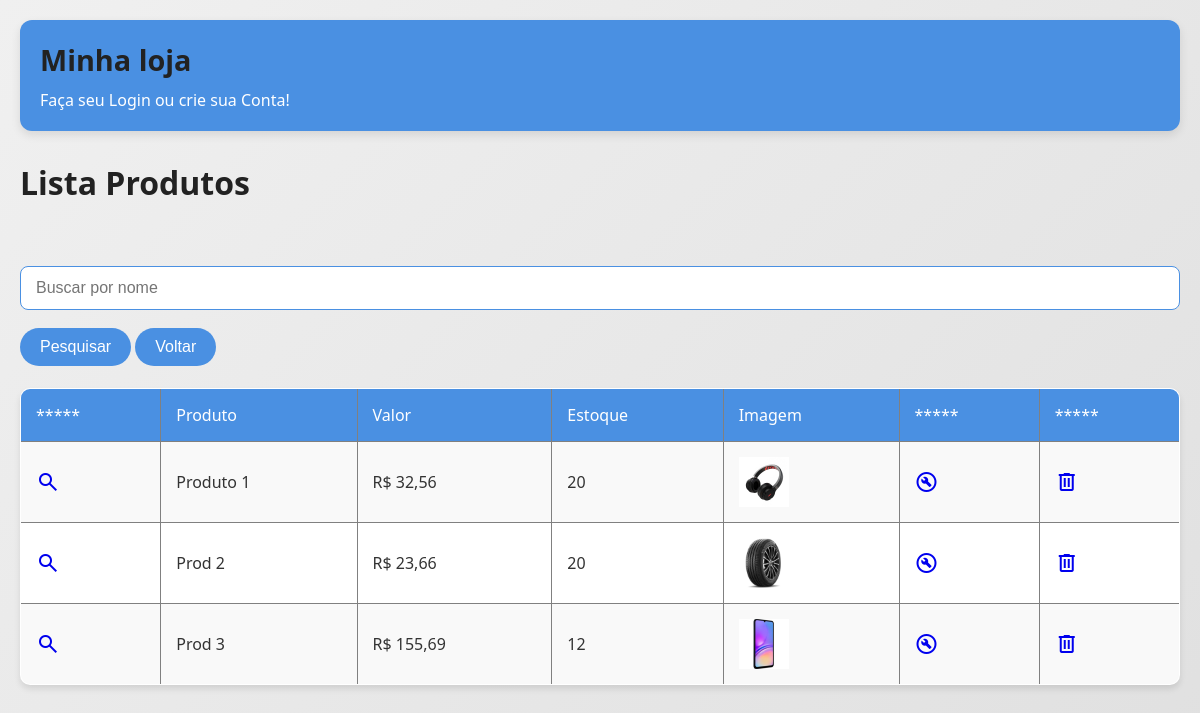
The page /listaprodutos.php on the database its author committed.
### tables this page shows
CREATE TABLE `tb_produtos` (
  `id_produto` int(11) NOT NULL,
  `nome_produto` varchar(30) DEFAULT NULL,
  `descricao_produto` varchar(200) DEFAULT NULL,
  `caracteristica_produto` varchar(200) DEFAULT NULL,
  `estoque_produto` int(11) DEFAULT NULL,
  `valor_produto` decimal(8,2) DEFAULT NULL,
  `imagem_produto` varchar(20) DEFAULT NULL,
  `barcode_produto` varchar(13) DEFAULT NULL,
  `status_produto` int(11) DEFAULT NULL
);

### listaprodutos.php (the view, shortened to what this page needs)
<?php
include('cabecalho.php');
include('conndb.php');
if(isset($_GET['buscar'])){
    $termo = $_GET['buscar'];
    $sql = "SELECT id_produto, nome_produto, valor_produto,
    estoque_produto, imagem_produto
    FROM tb_produtos WHERE nome_produto LIKE '%$termo%' AND status_produto = 1";
}else{
    $sql = "SELECT id_produto, nome_produto, valor_produto,
    estoque_produto, imagem_produto
    FROM tb_produtos WHERE status_produto = 1";
}
$result = mysqli_query($link, $sql);
?>
<!DOCTYPE html>
<html lang="pt-BR">
<head>
    <link rel="stylesheet" href="estilo.css">
</head>
<body>
    <h1>Lista Produtos</h1>
    <br>
    <br>
    <div>
        <form action="listaprodutos.php" method="get">
            <input type="text" name="buscar" placeholder="Buscar por nome">
            <input type="submit" value="Pesquisar">
            <a href="listaprodutos.php"><input type="button" value="Voltar"></a>
        </form>
    </div>
    <br>
    <table border="1">
        <tr>
            <th>*****</th>
            <th>Produto</th>
            <th>Valor</th>
            <th>Estoque</th>
            <th>Imagem</th>
            <th>*****</th>
            <th>*****</th>
        </tr>
        <?php
        while ($tbl = mysqli_fetch_array($result)) {
        ?>
            <tr>
            <td>
                    <a href="detalhaproduto.php?id=<?= $tbl[0] ?>">
                        <span class="material-symbols-outlined">search</span>
                    </a>
                </td>
                <td><?= $tbl[1] ?></td>
                <td>R$ <?=number_format($tbl[2],2,",",".") ?></td>
                <td><?= $tbl[3] ?></td>
                <td><img src="imagens/<?= $tbl[4] ?>" width="50"></td>
                <td>
                    <a href="editaproduto.php?id=<?=$tbl[0]?>">
                        <span class="material-symbols-outlined">
                        </span>
                    </a>
                </td>
                <td>
                    <a href="deletaproduto.php?id=<?=$tbl[0]?>">
                        <span class="material-symbols-outlined">
                        </span>
                    </a>
                </td>
            </tr>
        <?php
        }
        ?>
    </table>
</body>
</html>

### estilo.css (style rules this page uses)
* { margin: 0; padding: 0; box-sizing: border-box; }
body { font-family: 'Segoe UI', Tahoma, Geneva, Verdana, sans-serif; background: linear-gradient(135deg, #f0f0f0, #e0e0e0); color: #333; padding: 20px; }
h1, h2, h3, h4, h5, h6 { color: #222; margin-bottom: 10px; }
table { width: 100%; border-collapse: collapse; margin-bottom: 20px; background-color: #fff; border-radius: 10px; overflow: hidden; box-shadow: 0 4px 6px rgba(0,0,0,0.1); }
th, td { padding: 15px; text-align: left; }
th { background-color: #4a90e2; color: white; font-weight: normal; }
tr:nth-child(even) { background-color: #f9f9f9; }
input[type="submit"], input[type="button"], button { background-color: #4a90e2; color: white; border: none; padding: 10px 20px; margin-top: 10px; border-radius: 25px; cursor: pointer; font-size: 1rem; transition: background-color 0.3s; }
input[type="text"], input[type="email"], input[type="password"], input[type="date"], input[type="number"], textarea, select { width: 100%; padding: 12px 15px; margin: 8px 0; border: 1px solid #4a90e2; border-radius: 8px; font-size: 1rem; }

### rows shown on the page
tb_produtos: nome_produto "Produto 1", valor_produto "32,56", estoque_produto "20", imagem_produto (picture)
tb_produtos: nome_produto "Prod 2", valor_produto "23,66", estoque_produto "20", imagem_produto (picture)
tb_produtos: nome_produto "Prod 3", valor_produto "155,69", estoque_produto "12", imagem_produto (picture)
